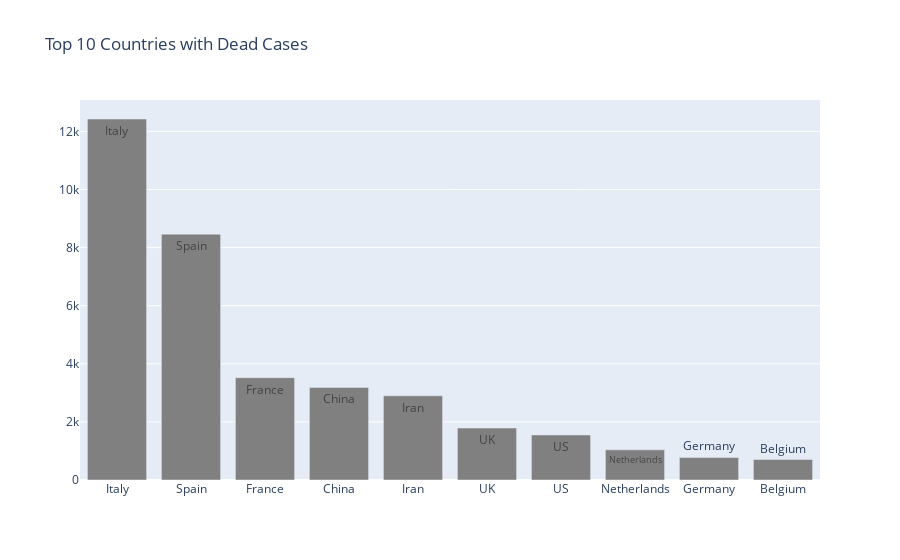

The notebook cell this image was saved under:
### Code cell
fig=go.Figure(data=[go.Bar(x=Deaths_per_country['Country/Region'].head(10),y=Deaths_per_country['Deaths'].head(10),
                           marker_color='grey',text=Deaths_per_country['Country/Region'].head(10),textposition='auto',)])
fig.update_layout(title='Top 10 Countries with Dead Cases')
fig.show()

### Figure 1 — Plotly figure (JSON) as saved in the notebook; plotly's stock layout.template omitted (floating-point values rounded to 4 significant figures)
{"data": [{"marker": {"color": "grey"}, "text": ["Italy", "Spain", "France", "China", "Iran", "UK", "US", "Netherlands", "Germany", "Belgium"], "textposition": "auto", "type": "bar", "x": ["Italy", "Spain", "France", "China", "Iran", "UK", "US", "Netherlands", "Germany", "Belgium"], "y": [12428, 8464, 3523, 3187, 2898, 1789, 1550, 1039, 775, 705]}], "layout": {"title": {"text": "Top 10 Countries with Dead Cases"}}}
